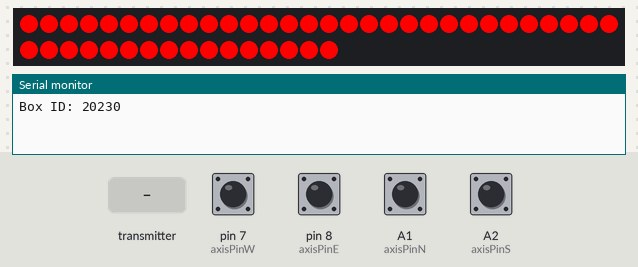
The sketch below on a simulated Arduino Nano, built with avr-gcc and run on an emulated ATmega328P. Parts: 46 RGB LEDs in strip order, left to right, continuing on the next row, the last lines printed to the serial monitor. Inputs (shaded band) come from the test bench; at power-on: A1 (axisPinN), A2 (axisPinS), pin 7 (axisPinW), pin 8 (axisPinE) HIGH. Dim RGB values are drawn brighter than linear; random numbers use the default seed unless the sketch sets one; no radio packets arrive unless stated.

Above: at 0.15 s.
At 1.25 s:
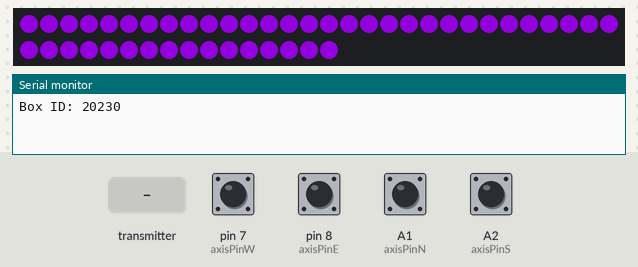
1.3 s: the transmitter starts sending rx_data.0 = 64
At 2.3 s:
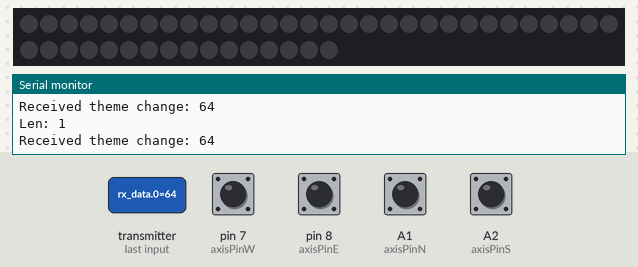
2.8 s: pin 7 (axisPinW) pulled LOW for 0.15 s
4.4 s: the transmitter starts sending rx_data.0 = 0
7.4 s: A1 (axisPinN) pulled LOW for 0.15 s
10.5 s: A2 (axisPinS) pulled LOW for 1 s
14.5 s: the transmitter starts sending rx_data.0 = 128
Timing chart, 0 to 17.5 s (numbered marks = the images above; inputs shaded):
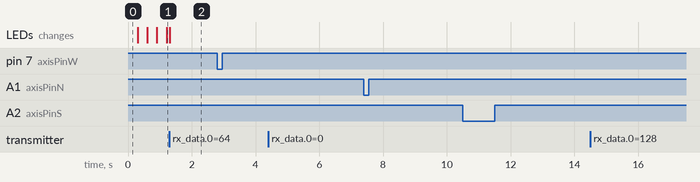

The sketch:

TiltLightBoxPin.ino
```cpp
#include <stdio.h>
#include <stdlib.h>
#include <SPI.h>
#include <printf.h>
#include <RF24.h>
#include <tilt_light_box.h>
#include "FastLED.h"

#define NUM_LEDS 46
CRGB leds[NUM_LEDS];
const int axisPinN = A1;
const int axisPinS = A2;
const int axisPinE = 8;
const int axisPinW = 7;
const int unusedAnalogPin = A6; // For random seed
const uint64_t pipes[2] = { 0xe7e7e7e7e7LL, 0xc2c2c2c2c2LL };
TiltBox* box;
const int RF_CE = 9;
const int RF_CSN = 10;
RF24 radio(RF_CE, RF_CSN);

void initRadio();
uint8_t readThemeChangeFromRF();
void mySleepFunc(unsigned long millis);
int myRandomValueFunc(int min, int max);
unsigned long myCurrentMillisFunc();
unsigned char myReceiveThemeChangeFunc(TiltBox *box);
bool myTiltSensorIsActiveFunc(TiltBox *box);
void myTransmitTiltStateFunc(TiltBox *box, unsigned char boxState);
void myWriteVisibleColorFunc(TiltBox *box, unsigned char r, unsigned char g, unsigned char b);

boolean wasTilted = false;
int boxId = -1;

void setup() {
  Serial.begin(9600);

  // Initialize pins
  pinMode(axisPinN, INPUT_PULLUP);
  pinMode(axisPinS, INPUT_PULLUP);
  pinMode(axisPinE, INPUT_PULLUP);
  pinMode(axisPinW, INPUT_PULLUP);

  // Initialize RF library
  initRadio();

  // Initialize tilt_light_box library
  setSleepMillisFunc(mySleepFunc);
  setRandomValueFunc(myRandomValueFunc);
  setCurrentMillisFunc(myCurrentMillisFunc);
  setReceiveThemeChangeFunc(myReceiveThemeChangeFunc);
  setTileSensorIsActiveFunc(myTiltSensorIsActiveFunc);
  setTransmitTiltStateFunc(myTransmitTiltStateFunc);
  setWriteVisibleColorFunc(myWriteVisibleColorFunc);
  box = createTiltBox();

  // Initialize random number generator from the disconnected pin (one of two rarely wired to anything on the arduino micro)
  // TODO [rkenney]: Move logic into TiltLightBox core
  randomSeed(analogRead(A4));
  boxId = random(0, 32767);
  Serial.print("Box ID: ");
  Serial.println(boxId);
}

void loop() {
  runCycle(box);
}

void initRadio() {
  radio.begin();

  // The following settings match our node.js "nrf" usage settings
  radio.setChannel(0x4c);
  radio.setDataRate(RF24_1MBPS);
  radio.setCRCLength(RF24_CRC_16);
  radio.setRetries(15,15);

  radio.enableDynamicPayloads();
  // Disabled auto-ack in order to prevent overwhelming of server broadcast
  // NOTE: We never actually verified this was a problem once we removed
  // our explicit ack messages, but things seem stable now.. so no need to change.
  radio.setAutoAck(true);
  radio.openWritingPipe(pipes[0]);
  radio.openReadingPipe(1, pipes[1]);
  radio.startListening();

  FastLED.addLeds<LPD8806, 5, 6, BRG>(leds, NUM_LEDS);

  // This was blocking execution on my Uno for some reason
  //radio.printDetails();
}

void mySleepFunc(unsigned long millis) {
  delay(millis);
}

int myRandomValueFunc(int min, int max) {
  return random(min, max);
}

unsigned long myCurrentMillisFunc() {
  return millis();
}

void myTransmitTiltStateFunc(TiltBox *box, unsigned char boxState) {
    radio.stopListening();
    uint8_t rx_data[1] = {BOX_STATE__TILTING};
    radio.write( &rx_data, sizeof(rx_data) );
    Serial.println("Sent tilt.");
    radio.startListening();
}

unsigned char myReceiveThemeChangeFunc(TiltBox *box)  {
  // Read theme request from RF
  uint8_t rx_data[1] = {COLOR_ALG__NOOP};
  while (radio.available()) {
    int len = radio.getDynamicPayloadSize();
    if (len < 1) {
      break;
    }

    Serial.print("Len: ");
    Serial.println(len);

    radio.read( &rx_data, sizeof(rx_data) );
    Serial.print  ("Received theme change: ");
    Serial.print(rx_data[0]);
    Serial.print("\n");
    // Send ACK
    // NOTE: Disabled ack in order to prevent overwhelming of server broadcast
    /*
    radio.stopListening();
    radio.write( &rx_data, sizeof(rx_data) );
    Serial.println("Sent response.");
    radio.startListening();
    */
  }
  return rx_data[0];
}

void myWriteVisibleColorFunc(TiltBox *box, unsigned char r, unsigned char g, unsigned char b) {
  int i;
  for (i=0; i<NUM_LEDS; i++) {
    leds[i] = CRGB(r,g,b);
  }
  FastLED.show();
}

bool myTiltSensorIsActiveFunc(TiltBox *box) {
  bool isActive =
    pinIsActive(axisPinN) ||
    pinIsActive(axisPinS) ||
    pinIsActive(axisPinE) ||
    pinIsActive(axisPinW);
  return isActive;
}

bool pinIsActive(int pinNumber) {
  // NOTE: We invert the read value so we can make use of the
  // internal pull up resistors
  int pinValue = digitalRead(pinNumber);
  return (LOW == pinValue);
}
```

color_alg_disco.h
```cpp
#include "tilt_light_box.h"

#ifndef COLOR_ALG__DISCO_INCLUDED
#define COLOR_ALG__DISCO_INCLUDED

#ifdef __cplusplus
extern "C" {
#endif

typedef struct DISCO_ALG_STATE {
	unsigned long cycleStartTime;
} DiscoAlgState;

/**
 * Initializes the state object for its first use (resetting any timers).
 */
void color_alg_disco__init(DiscoAlgState *state);

/**
 * Gets the color for the current time from the specific algorithm assigned
 * to the box. Returns false if no color was found because we've exceeded
 * the duration of the color cycle.
 */
bool color_alg_disco__getColor(DiscoAlgState *state, char boxState, unsigned char * result);

#ifdef __cplusplus
}
#endif

#endif
```

color_alg_off.h
```cpp
#include "tilt_light_box.h"

#ifndef COLOR_ALG__OFF_INCLUDED
#define COLOR_ALG__OFF_INCLUDED

#ifdef __cplusplus
extern "C" {
#endif

typedef struct OFF_ALG_STATE {
	unsigned long cycleStartTime;
} OffAlgState;

/**
 * Initializes the state object for its first use (resetting any timers).
 */
void color_alg_off__init(OffAlgState *state);

/**
 * Gets the color for the current time from the specific algorithm assigned
 * to the box. Returns false if no color was found because we've exceeded
 * the duration of the color cycle.
 */
bool color_alg_off__getColor(OffAlgState *state, char boxState, unsigned char * result);

#ifdef __cplusplus
}
#endif

#endif
```

color_alg_purple_calm.h
```cpp
#include "tilt_light_box.h"

#ifndef COLOR_ALG__PURPLE_CALM_INCLUDED
#define COLOR_ALG__PURPLE_CALM_INCLUDED

#ifdef __cplusplus
extern "C" {
#endif

typedef struct PURPLE_CALM_ALG_STATE {
	unsigned long cycleStartTime;
} PurpleCalmAlgState;

/**
 * Initializes the state object for its first use (resetting any timers).
 */
void color_alg_purple_calm__init(PurpleCalmAlgState *state);

/**
 * Gets the color for the current time from the specific algorithm assigned
 * to the box. Returns false if no color was found because we've exceeded
 * the duration of the color cycle.
 */
bool color_alg_purple_calm__getColor(PurpleCalmAlgState *state, char boxState, unsigned char * result);

#ifdef __cplusplus
}
#endif

#endif
```

color_alg_x.h
```cpp
#include "tilt_light_box.h"

#ifndef COLOR_ALG__X_INCLUDED
#define COLOR_ALG__X_INCLUDED

#ifdef __cplusplus
extern "C" {
#endif

typedef struct X_ALG_STATE {
	unsigned long cycleStartTime;
} XAlgState;

/**
 * Initializes the state object for its first use (resetting any timers).
 */
void color_alg_x__init(XAlgState *state);

/**
 * Gets the color for the current time from the specific algorithm assigned
 * to the box. Returns false if no color was found because we've exceeded
 * the duration of the color cycle.
 */
bool color_alg_a__getColor(XAlgState *state, char boxState, unsigned char * result);
bool color_alg_b__getColor(XAlgState *state, char boxState, unsigned char * result);
bool color_alg_c__getColor(XAlgState *state, char boxState, unsigned char * result);
bool color_alg_d__getColor(XAlgState *state, char boxState, unsigned char * result);

#ifdef __cplusplus
}
#endif

#endif
```

color_phase.h
```cpp
#ifndef COLOR_PHASE_INCLUDED
#define COLOR_PHASE_INCLUDED

#ifdef __cplusplus
extern "C" {
#endif

/**
 * Color phases define a transition between two colors with a given duration.
 * They are generally strung together (in arrays) to generate patterns.
 */
typedef struct COLOR_PHASE {
	unsigned char startColor[3];
	unsigned char endColor[3];
	unsigned long duration;
} ColorPhase;

/**
 * Gets the RGB value computed by applying the current
 * cycle time to the provided color phase definitions.
 * Returns false if the current cycle time exceeds the
 * duration of all phases.
 */
bool color_phase__getColor(unsigned long cycleStartTime, ColorPhase *phases, char phasesCount, unsigned char * result);

#ifdef __cplusplus
}
#endif

#endif
```

tilt_light_box.h
```cpp
#ifndef COLOR_GENERATOR_INCLUDED
#define COLOR_GENERATOR_INCLUDED

#include <stdlib.h>
#include <limits.h>
#include "color_phase.h"
#include "color_alg_purple_calm.h"
#include "color_alg_disco.h"
#include "color_alg_off.h"
#include "color_alg_x.h"

// TODO [rkenney]: Remove debug
// #include <stdio.h>

#define DELAY_MILLIS 10;
#define COLOR_INCREMENT 4;

#define COLOR_ALG__NOOP 0
#define COLOR_ALG__PURPLE_CALM 1
#define COLOR_ALG__DISCO 2
#define COLOR_ALG__OFF 3
#define COLOR_ALG__A 4
#define COLOR_ALG__B 5
#define COLOR_ALG__C 6
#define COLOR_ALG__D 7

#define BOX_STATE__UPRIGHT 100
#define BOX_STATE__TILTING 101
#define BOX_STATE__TILTED 102

#ifdef __cplusplus
extern "C" {
#endif

typedef struct TILT_BOX {
	unsigned char startColor[3];
	unsigned char endColor[3];
	unsigned long transitionStartTime;
	unsigned long transitionDuration;
	unsigned char boxState;
	int colorAlg;
	PurpleCalmAlgState purpleCalmAlgState;
	DiscoAlgState discoAlgState;
	OffAlgState offAlgState;
	XAlgState xAlgState;
	/**
	 * Whether the box was tilted last cycle
	 */
	bool wasTilted;
} TiltBox;

/**
 * Returns the color of that box for the current time, given the box's state
 */
void getColor(TiltBox *box, unsigned char *result);

/**
 * An incrementing milliseconds clock time. The rollover value can obtained from ULONG_MAX (limits.h).
 * This is intended to mirror the millis() method provided by Arduino.
 */
unsigned long currentMillis();

/**
 * Sets the implementation of currentMillis()
 */
void setCurrentMillisFunc(unsigned long (*func)());

/**
 * Generates a random number greater than or equal to the provided
 * low value and less than the provided high value.
 */
unsigned long randomValue(int low, int high);

/**
 * Sets the implementation of randomValue()
 */
void setRandomValueFunc(int (*func)(int,int));

/**
 * A blocking sleep function. Similar to delay() for arduino.
 */
void sleepMillis(unsigned long millis);

/**
 * Sets the implementation of sleepMillis()
 */
void setSleepMillisFunc(void (*func)(unsigned long));

/**
 * Transmits an updated tilt state back to the central server
 */
void transmitTiltState(TiltBox *box, unsigned char state);

/**
 * Sets the implementation of transmitTiltState()
 */
void setTransmitTiltStateFunc(void (*func)(TiltBox *box, unsigned char boxState));

/**
 * Reads any theme change request from the central server.
 * Returns COLOR_ALG__NOOP if nothing was read (trasmitted).
 */
unsigned char receiveThemeChange(TiltBox *box);

/**
 * Sets the implementation of receiveThemeChange()
 */
void setReceiveThemeChangeFunc(unsigned char (*func)(TiltBox *box));

/**
 * Writes the specified color to the local LEDs
 */
void writeVisibleColor(TiltBox *box, unsigned char r, unsigned char g, unsigned char b);

/**
 * Sets the implementation of writeVisibleColor()
 */
void setWriteVisibleColorFunc(void (*func)(TiltBox *box, unsigned char r, unsigned char g, unsigned char b));

/**
 * Returns true iff the box is tilted in one or more directions
 */
bool tiltSensorIsActive(TiltBox *box);

/**
 * Sets the implementation of tiltSensorActive()
 */
void setTileSensorIsActiveFunc(bool (*func)(TiltBox *box));

/**
 * Mollocs and initializes a tilt light box object
 */
TiltBox * createTiltBox();

/**
 * Runs one cycle of the pimary logic
 */
void runCycle(TiltBox *box);

#ifdef __cplusplus
}
#endif

#endif
```
